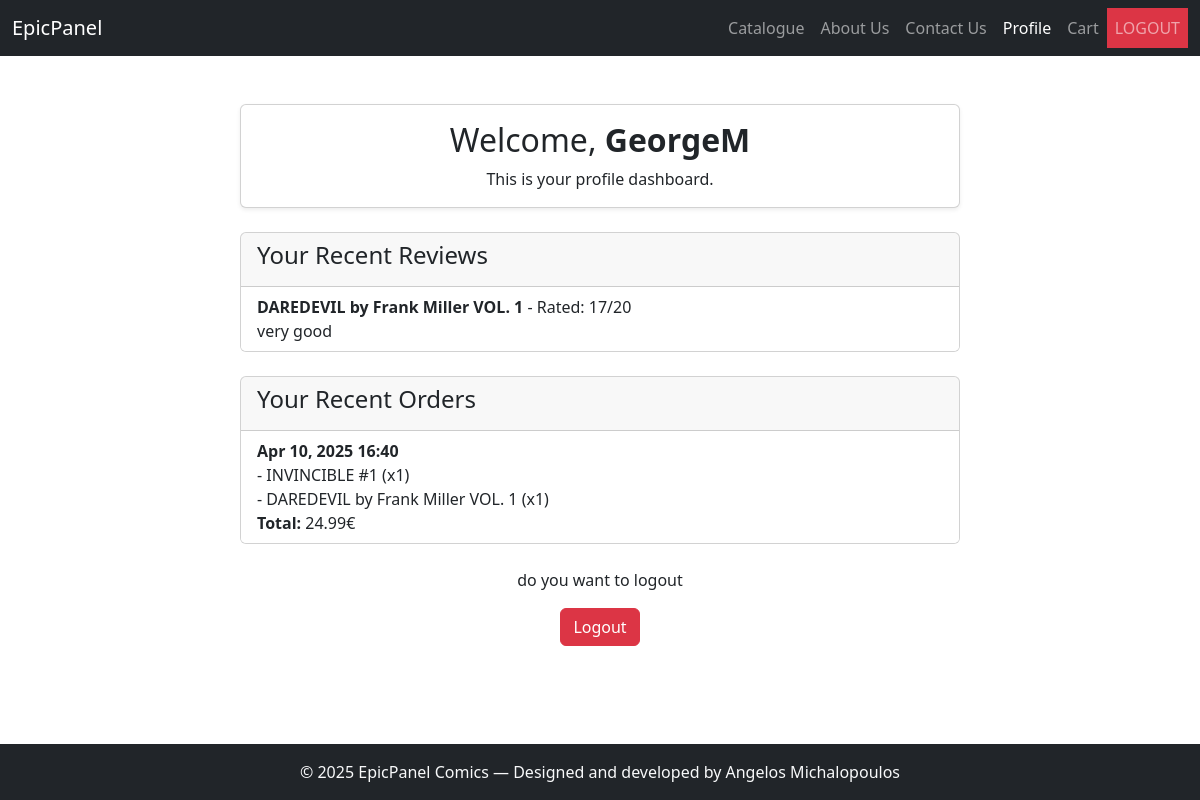
Page /accounts/profile/ (signed in) on the committed database.
### catalogue/models.py (models this page shows, shortened)
class Review(models.Model):
    user = models.ForeignKey(settings.AUTH_USER_MODEL, on_delete=models.CASCADE)
    comic = models.ForeignKey(ComicBook, on_delete=models.CASCADE, related_name='reviews')
    rating = models.PositiveIntegerField()
    comment = models.TextField(blank=True)
    created = models.DateTimeField(auto_now_add=True)
    class Meta:
        unique_together = ('user', 'comic')

class ComicBook(models.Model):
    title = models.CharField(max_length=200)
    author = models.CharField(max_length=100)
    publisher = models.ForeignKey(Publisher, on_delete=models.CASCADE)
    category = models.ForeignKey(Category, on_delete=models.CASCADE)
    genre = models.CharField(max_length=100)
    price = models.DecimalField(max_digits=6, decimal_places=2)
    stock = models.IntegerField()
    image = models.ImageField(upload_to='comics/')
    description = models.TextField()

### cart/models.py (models this page shows, shortened)
class Order(models.Model):
    user = models.ForeignKey(settings.AUTH_USER_MODEL, on_delete=models.CASCADE)
    created = models.DateTimeField(auto_now_add=True)
    def get_total_cost(self):
        return sum(item.get_cost() for item in self.items.all())

class OrderItem(models.Model):
    order = models.ForeignKey(Order, related_name='items', on_delete=models.CASCADE)
    comic = models.ForeignKey(ComicBook, on_delete=models.CASCADE)
    price = models.DecimalField(max_digits=6, decimal_places=2)
    quantity = models.PositiveIntegerField(default=1)
    def get_cost(self):
        return self.price * self.quantity

### accounts/views.py (the view)
# urls.py: path('accounts/profile/', views.profile, name='profile'),
@login_required
def profile(request):
    recent_reviews = Review.objects.filter(user=request.user).order_by('-id')[:5]
    recent_orders = Order.objects.filter(user=request.user).order_by('-created')[:5]
    return render(request, 'accounts/profile.html', {
        'recent_reviews': recent_reviews,
        'recent_orders': recent_orders,
    })

### accounts/templates/accounts/profile.html (shortened to what this page needs)
{% extends 'base.html' %}
{% block content %}
<div class="container">
  <div class="row justify-content-center">
    <div class="col-12 col-lg-8">
      <div class="card shadow-sm mt-4">
        <div class="card-body text-center">
          <h2 class="card-title">Welcome, <strong>{{ user.username }}</strong></h2>
          <p class="card-text">This is your profile dashboard.</p>
        </div>
      </div>
      <div class="card mt-4">
        <div class="card-header">
          <h4>Your Recent Reviews</h4>
        </div>
        <ul class="list-group list-group-flush">
          {% for review in recent_reviews %}
            <li class="list-group-item">
              <strong>{{ review.comic.title }}</strong> - Rated: {{ review.rating }}/20
              <p class="mb-0">{{ review.comment }}</p>
            </li>
          {% empty %}
            <li class="list-group-item">You haven't written any reviews yet.</li>
          {% endfor %}
        </ul>
      </div>
      <div class="card mt-4">
        <div class="card-header">
          <h4>Your Recent Orders</h4>
        </div>
        <ul class="list-group list-group-flush">
          {% for order in recent_orders %}
          <li class="list-group-item">
            <strong>{{ order.created|date:"M d, Y H:i" }}</strong><br>
            {% for item in order.items.all %}
              - {{ item.comic.title }} (x{{ item.quantity }})<br>
            {% endfor %}
            <strong>Total:</strong> {{ order.get_total_cost }}€
          </li>
          {% empty %}
            <li class="list-group-item">You haven't placed any orders yet.</li>
          {% endfor %}
        </ul>
      </div>
      <div class="text-center mt-4">
        <p>do you want to logout</p>
        <form action="{% url 'accounts:logout' %}" method="post" class="d-inline">
          <button type="submit" class="btn btn-danger">Logout</button>
        </form>
      </div>
    </div>
  </div>
</div>
{% endblock %}

### rows in the picture
Review: comic "DAREDEVIL by Frank Miller VOL. 1", rating "17", comment "very good"
Order: created "Apr 10, 2025 16:40", get_total_cost "24.99"
OrderItem: comic "INVINCIBLE #1", quantity "1"
OrderItem: comic "DAREDEVIL by Frank Miller VOL. 1", quantity "1"

### other values in the picture
{{ user.username }} "GeorgeM"
